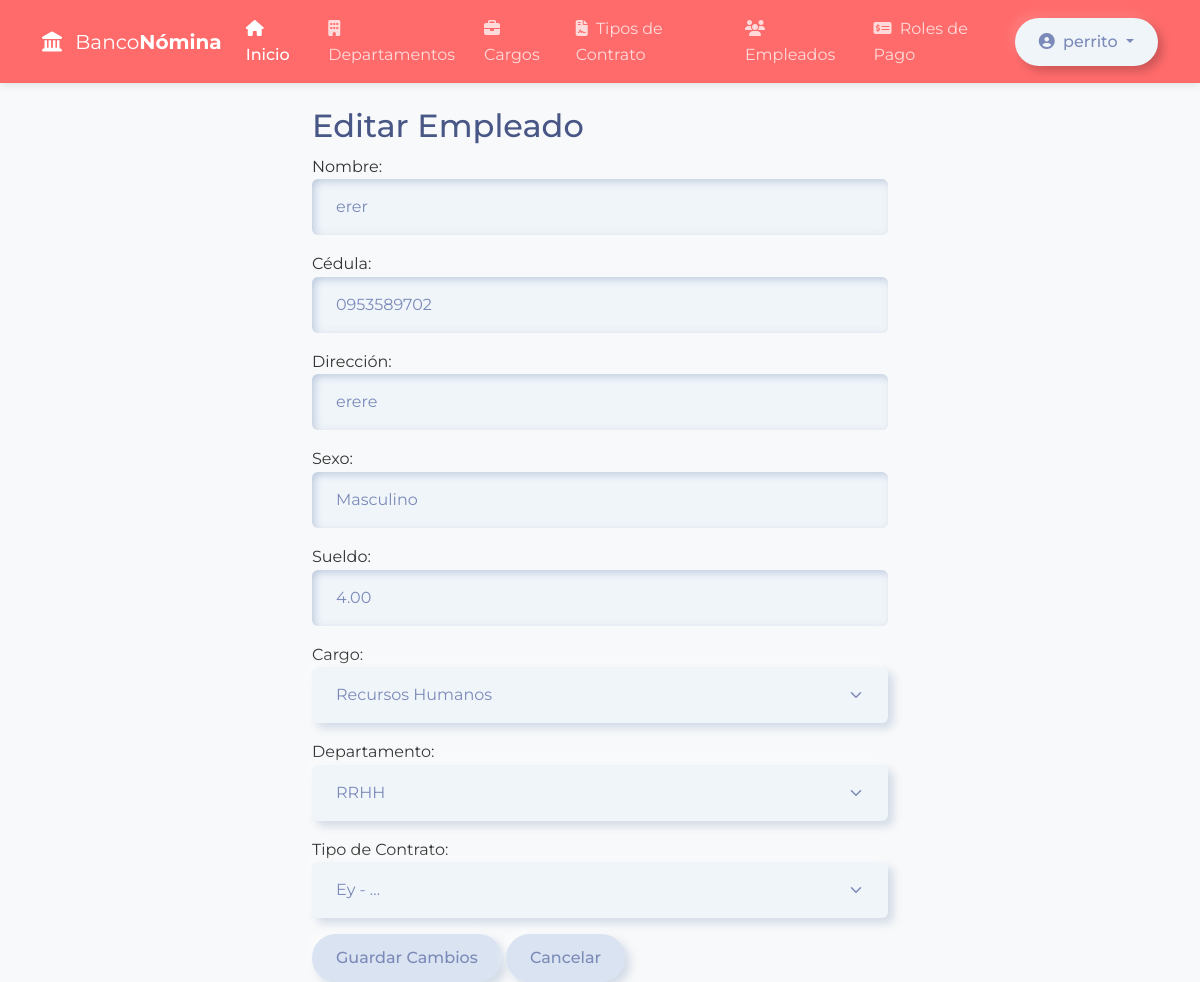
The app's page /core/empleados/update/5/ (signed in) with its own data.
### core/models.py (models this page shows, shortened)
class Empleado(models.Model):
    SEXO_CHOICES = [
    ('M', 'Masculino'),
    ('F', 'Femenino'),
    ]
    nombre = models.CharField(max_length=100)
    cedula = models.CharField(max_length=20, unique=True)
    direccion = models.TextField()
    sexo = models.CharField(max_length=1, choices=SEXO_CHOICES)
    sueldo = models.DecimalField(max_digits=10, decimal_places=2)
    cargo = models.ForeignKey(Cargo, on_delete=models.CASCADE)
    departamento = models.ForeignKey(Departamento,
    on_delete=models.CASCADE)
    tipo_contrato = models.ForeignKey(TipoContrato,
    on_delete=models.CASCADE)

class TipoContrato(models.Model):
    nombre = models.CharField("Nombre del contrato", max_length=50, default="Contrato estándar")
    descripcion = models.CharField("Descripción del contrato", max_length=100)
    def __str__(self):
        return f"{self.nombre} - {self.descripcion}"
    class Meta:
        verbose_name = "Tipo de Contrato"
        verbose_name_plural = "Tipos de Contrato"

### core/views.py (the view)
# urls.py: path('empleados/update/<int:id>/', views.UpdateEmpleado, name='UpdateEmpleado'),
@login_required
def UpdateEmpleado(request, id):
    empleado = get_object_or_404(Empleado, pk=id)
    if request.method == 'POST':
        form = EmpleadoForm(request.POST, instance=empleado)
        if form.is_valid():
            form.save()
            messages.success(request, 'Empleado actualizado correctamente')
            return redirect('core:Lista')
    else:
        form = EmpleadoForm(instance=empleado)
    return render(request, 'empleado/empleado_update.html', {'form': form})

### core/models.py (called while the page is built)
    def __str__(self):
        return self.descripcion

    def __str__(self):
        return f"{self.descripcion} ({self.codigo})" if self.codigo else self.descripcion

### core/templates/empleado/empleado_update.html (shortened to what this page needs)
{% extends "home.html" %}
{% block content %}
<div class="container mt-4" style="max-width: 600px;">
  <h2>Editar Empleado</h2>
  <form method="post" novalidate>
    {{ form.as_p }}
    <button type="submit" class="btn btn-primary">Guardar Cambios</button>
    <a href="{% url 'core:Lista' %}" class="btn btn-secondary">Cancelar</a>
  </form>
</div>
{% endblock %}

### core/templates/home.html (shortened to what this page needs)
<!DOCTYPE html>
<html lang="es">
<head>
  {% load static %}
  <link href="{% static 'css/bootstrap.min.css' %}" rel="stylesheet">
  <link href="https://cdnjs.cloudflare.com/ajax/libs/font-awesome/6.4.0/css/all.min.css" rel="stylesheet">
  <link href="{% static 'css/home.css' %}" rel="stylesheet">
</head>
<body>
<nav class="navbar navbar-expand-lg navbar-dark sticky-top">
  <div class="container">
    <a class="navbar-brand" href="{% url 'core:Inicio' %}">
      <i class="fas fa-landmark me-2"></i>
      Banco<span class="fw-bold text-accent">Nómina</span>
    </a>
    <div class="collapse navbar-collapse" id="navbarNav">
      <ul class="navbar-nav mx-auto">
        <li class="nav-item">
          <a class="nav-link active" href="{% url 'core:Inicio' %}"><i class="fas fa-home me-1"></i> Inicio</a>
        </li>
        <li class="nav-item">
          <a class="nav-link" href="{% url 'core:Departamentos' %}"><i class="fas fa-building me-1"></i> Departamentos</a>
        </li>
        <li class="nav-item">
          <a class="nav-link" href="{% url 'core:Cargos' %}"><i class="fas fa-briefcase me-1"></i> Cargos</a>
        </li>
        <li class="nav-item">
          <a class="nav-link" href="{% url 'core:Contrato' %}"><i class="fas fa-file-contract me-1"></i> Tipos de Contrato</a>
        </li>
        <li class="nav-item">
          <a class="nav-link" href="{% url 'core:Lista' %}"><i class="fas fa-users me-1"></i> Empleados</a>
        </li>
        <li class="nav-item">
          <a class="nav-link" href="{% url 'core:Nominas' %}"><i class="fas fa-money-check-alt me-1"></i> Roles de Pago</a>
        </li>
      </ul>
      <div class="d-flex">
        {% if user.is_authenticated %}
          <div class="dropdown">
            <button class="btn btn-outline-light dropdown-toggle" type="button" id="userDropdown" data-bs-toggle="dropdown" aria-expanded="false">
              <i class="fas fa-user-circle me-1"></i> {{ user.username }}
            </button>
          </div>
        {% else %}
          <a href="{% url 'core:signin' %}" class="btn btn-outline-light me-2"><i class="fas fa-sign-in-alt me-1"></i> Iniciar Sesión</a>
          <a href="{% url 'core:signup' %}" class="btn btn-accent"><i class="fas fa-user-plus me-1"></i> Registrarse</a>
        {% endif %}
      </div>
    </div>
  </div>
</nav>
{% block content %}{% endblock %}
</body>
</html>

### core/static/css/home.css (style rules this page uses)
body { font-family: 'Montserrat', sans-serif; line-height: 1.6; color: #333; background-color: #f8f9fa; }
:root { --accent-color: #ff6b6b; --accent-dark: #e14e4e; --text-light: #ffffff; --text-muted: #6c757d; }
.navbar { background-color: var(--accent-color); box-shadow: 0 2px 8px rgba(0, 0, 0, 0.1); }
.nav-link.active, .nav-link:hover { color: #fff; font-weight: 500; }
.btn { border-radius: 2rem; padding: 0.75rem 1.5rem; font-weight: 500; transition: all 0.3s; }

### records on screen
Empleado: nombre "erer", cedula "0953589702", direccion "erere", sexo "Masculino", sueldo "4.00", cargo "Recursos Humanos", departamento "RRHH", tipo_contrato "Ey - ..."

### other values on screen
{{ user.username }} "perrito"
